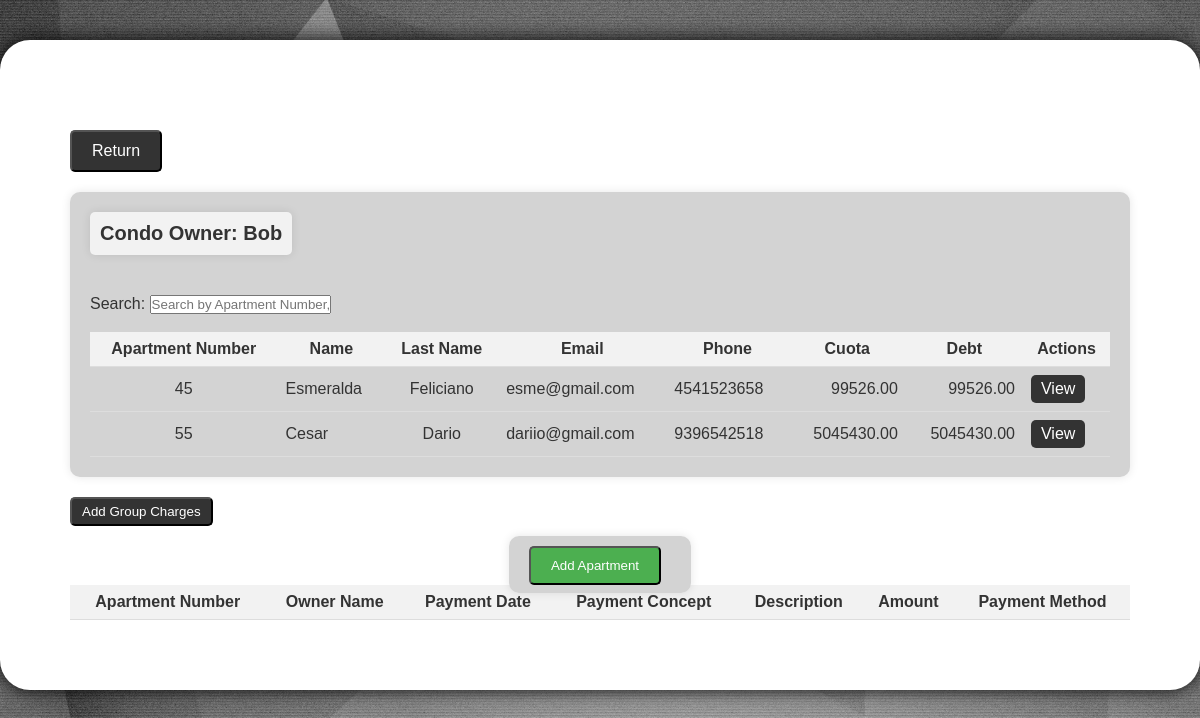
/app/viewCondoApa.php?condo_id=11, run on the app's committed database.
### tables this page shows
CREATE TABLE `condos` (
  `id` int(11) NOT NULL,
  `name` varchar(25) NOT NULL,
  `physical_address` varchar(55) NOT NULL,
  `postal_address` varchar(55) NOT NULL,
  `phone_number` varchar(20) NOT NULL,
  `logo` blob NOT NULL,
  `webpage` varchar(255) NOT NULL
);

CREATE TABLE `apartments` (
  `id` int(11) NOT NULL,
  `num_apa` int(11) NOT NULL,
  `owner_name` varchar(255) NOT NULL,
  `owner_last_name` varchar(255) NOT NULL,
  `postal_address` varchar(255) NOT NULL,
  `genre` varchar(10) NOT NULL,
  `email` varchar(255) NOT NULL,
  `phone` varchar(20) NOT NULL,
  `cuota` decimal(10,2) NOT NULL,
  `deuda` decimal(10,2) NOT NULL,
  `comment` text DEFAULT NULL,
  `condo_id` int(11) DEFAULT NULL
);

### app/viewCondoApa.php (the view, shortened to what this page needs)
<?php
$db_host = "localhost";
$db_name = "condo-marcos";
$db_user = "root";
$db_pass = "";
$conn = mysqli_connect($db_host, $db_user, $db_pass, $db_name);
$condo_id = isset($_GET['condo_id']) ? intval($_GET['condo_id']) : 0;
$sql = "SELECT id, name FROM condos WHERE id = ?";
$stmt = mysqli_prepare($conn, $sql);
mysqli_stmt_bind_param($stmt, "i", $condo_id);
$condo_name = "Not Found";
if (mysqli_stmt_execute($stmt)) {
    $result = mysqli_stmt_get_result($stmt);
    if ($row = mysqli_fetch_assoc($result)) {
        $condo_id = $row["id"];
        $condo_name = $row["name"];
    } else {
        $condo_name = "Unknown";
        echo "No condo found with the given ID.";
    }
} else {
    echo "Error: " . $sql . "<br>" . mysqli_error($conn);
}
$sql = "SELECT id FROM apartments WHERE condo_id = ?";
$stmt = mysqli_prepare($conn, $sql);
mysqli_stmt_bind_param($stmt, "i", $condo_id);
if (mysqli_stmt_execute($stmt)) {
    $result = mysqli_stmt_get_result($stmt);
} else {
    echo "Error: " . $sql . "<br>" . mysqli_error($conn);
}
?>
<!DOCTYPE html>
<html lang="en">
<head>
</head>
<body>
<div class="form-box">
    <div class="filter">
        <button class="return-btn" onclick="window.location.href='viewprofile.php'">Return</button>
    </div>
    <form action="add_apa.php" method="post">
            <div class="filter">
                <label class="condo-name-label" for="condo_name"><?php echo "Condo Owner: " . htmlspecialchars($condo_name); ?></label>
            </div>
              <label for="owner">Search:</label>
            <input type="text" id="search" placeholder="Search by Apartment Number, Name or Last Name" onkeyup="filterTable()">
        <br><br>
            <table id="apartments">
                <thead>
                    <tr>
                        <th>Apartment Number</th>
                        <th>Name</th>
                        <th>Last Name</th>
                        <th>Email</th>
                        <th>Phone</th>
                        <th>Cuota</th>
                        <th>Debt</th>
                        <th>Actions</th>
                    </tr>
                </thead>
                <tbody id="apartmentBody">
                    <?php
                    if (mysqli_num_rows($result) > 0) {
                        $sql_apartments = "SELECT id, num_apa, owner_name, owner_last_name, email, phone, cuota, deuda, comment FROM apartments WHERE condo_id = $condo_id";
                        $result_apartments = mysqli_query($conn, $sql_apartments);
                        if (mysqli_num_rows($result_apartments) > 0) {
                            while ($apartment = mysqli_fetch_assoc($result_apartments)) {
                                echo "<tr>";
                                echo "<td style='text-align: center;'>" . htmlspecialchars($apartment['num_apa']) . "</td>";
                                echo "<td>" . htmlspecialchars($apartment['owner_name']) . "</td>";
                                echo "<td>" . htmlspecialchars($apartment['owner_last_name']) . "</td>";
                                echo "<td>" . htmlspecialchars($apartment['email']) . "</td>";
                                echo "<td>" . htmlspecialchars($apartment['phone']) . "</td>";
                                echo "<td style='text-align: right;'>" . htmlspecialchars($apartment['cuota']) . "</td>";
                                echo "<td style='text-align: right;'>" . htmlspecialchars($apartment['deuda']) . "</td>";
                             echo "<td><a href='view_apa.php?id=" . intval($apartment['id']) . "&condo_id=" . intval($condo_id) . "' class='view-btn'> View </a></td>";
                                echo "<tr id='paymentTable_" . intval($apartment['id']) . "' style='display: none;'>";
                            }
                        } else {
                            echo "<tr><td colspan='8'>No apartments found for this condo.</td></tr>";
                        }
                    } else {
                        echo "<tr><td colspan='8'>No condo found.</td></tr>";
                    }
                    ?>
                </tbody>
            </table>
    </form>
    <button id="makePayment" class="view-btn" style="margin-top: 20px;">Add Group Charges</button>
        <div style="text-align: center; margin-top: 20px;">
        <form action="add_more_apa.php" method="get" style="display: inline;">
            <button type="submit" class="view-btn" style="background-color: #4CAF50; color: white; padding: 10px 20px; margin-right: 10px; text-decoration: none; border-radius: 5px;">Add Apartment</button>
        </form>
    </div>
    <?php
echo "<tr id='paymentTable_" . intval($apartment['id']) . "' style='display: none;'>
  <td colspan='8'>
    <table>
      <thead>
        <tr>
          <th>Apartment Number</th>
          <th>Owner Name</th>
          <th>Payment Date</th>
          <th>Payment Concept</th>
          <th>Description</th>
          <th>Amount</th>
          <th>Payment Method</th>
        </tr>
      </thead>
      <tbody>
      </tbody>
    </table>
  </td>
</tr>";
?>
</div>
    <br>
<br>
</body>
</html>

### app/viewCondoApa.php (style rules this page uses)
* { margin: 0; padding: 0; box-sizing: border-box; }
body { font-family: Arial, sans-serif; background-image: url("pic3.png"); background-repeat: no-repeat; background-size: cover; display: flex; flex-direction: column; align-items: center; }
.form-box { width: 100%; max-width: 1200px; height: auto; background-color: #ffffff; color: #333; margin: 40px auto; box-shadow: 0 0 20px #000000; padding: 70px; border-radius: 30px; }
form { margin: 0 auto; font-family: Arial, sans-serif; background-color: lightgray; border-radius: 10px; box-shadow: 0 0 10px rgba(0, 0, 0, 0.1); padding: 20px; }
.filter { display: flex; justify-content: space-between; align-items: center; flex-wrap: wrap; margin-bottom: 20px; }
table { border-collapse: collapse; width: 100%; }
th, td { text-align: left; padding: 8px; border-bottom: 1px solid #ddd; }
th { background-color: #f2f2f2; text-align: center; }
td:nth-child(3) { text-align: center; }
.view-btn { display: inline-block; background-color: #333; color: #fff; text-decoration: none; padding: 5px 10px; border-radius: 5px; transition: background-color 0.3s ease; }
.return-btn { display: inline-block; background-color: #333; color: #fff; text-decoration: none; padding: 10px 20px; border-radius: 5px; transition: background-color 0.3s ease; font-size: 16px; margin-top: 20px; }
.condo-name-label { display: inline-block; font-size: 20px; font-weight: bold; color: #333; padding: 10px; border-radius: 5px; background-color: #f2f2f2; box-shadow: 0 0 10px rgba(0, 0, 0, 0.1); margin-bottom: 20px; }

### data on the page
condos: name "Bob"
apartments: num_apa "45", owner_name "Esmeralda", owner_last_name "Feliciano", email "esme@gmail.com", phone "4541523658", cuota "99526.00", deuda "99526.00"
apartments: num_apa "55", owner_name "Cesar", owner_last_name "Dario", email "dariio@gmail.com", phone "9396542518", cuota "5045430.00", deuda "5045430.00"
